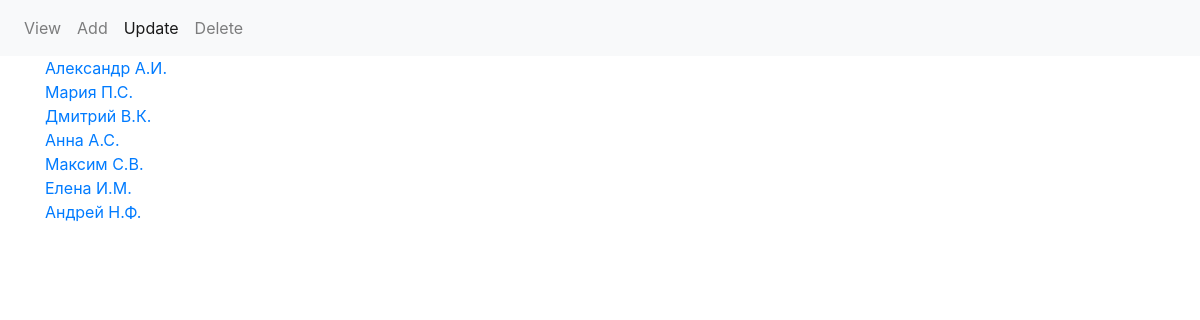
The app's page /?p=update with its own data.
### tables this page shows
CREATE TABLE `friends` (
  `id` int(11) NOT NULL,
  `firstname` varchar(256) NOT NULL,
  `name` varchar(256) NOT NULL,
  `lastname` varchar(256) NOT NULL,
  `gender` varchar(256) NOT NULL,
  `date` date NOT NULL,
  `phone` bigint(20) NOT NULL,
  `address` varchar(256) NOT NULL,
  `email` varchar(256) NOT NULL,
  `comment` varchar(256) DEFAULT NULL
);

### update.php (the view, shortened to what this page needs)
<?php
    $sql = 'SELECT `id`, `firstname`,
            LEFT(`name`, 1) N, LEFT(`lastname`, 1) L
            FROM `friends`';
    $res = mysqli_query($connect, $sql);
?>
<div class="container">
    <?php while($row = mysqli_fetch_assoc($res)):?>
        <a href="?p=update&id=<?=$row['id'];?>"><?=$row['firstname'].' '.$row['N'].'.'.$row['L'].'.<br>'?></a>
    <?php endwhile;?>
</div>

### records on screen
friends: firstname "Александр", N "А", L "И"
friends: firstname "Мария", N "П", L "С"
friends: firstname "Дмитрий", N "В", L "К"
friends: firstname "Анна", N "А", L "С"
friends: firstname "Максим", N "С", L "В"
friends: firstname "Елена", N "И", L "М"
friends: firstname "Андрей", N "Н", L "Ф"
